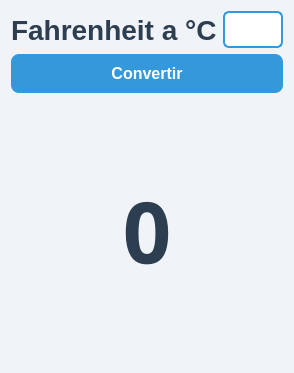
<?xml version="1.0" encoding="UTF-8"?>
<ui version="4.0">
 <class>Dialog</class>
 <widget class="QDialog" name="Dialog">
  <property name="geometry">
   <rect>
    <x>0</x>
    <y>0</y>
    <width>294</width>
    <height>373</height>
   </rect>
  </property>
  <property name="windowTitle">
   <string>Calculadora</string>
  </property>
  <property name="styleSheet">
   <string notr="true">QDialog {
    background-color: #f0f4f8; /* Fondo gris-azulado claro */
    border-radius: 10px;
}

QLabel {
    color: #2c3e50; /* Azul oscuro elegante */
    font-family: &quot;Segoe UI&quot;, &quot;Arial Black&quot;;
    font-size: 21pt;
    font-weight: bold;
}
QLabel#label_resultado {
    color: #2c3e50; /* Azul oscuro elegante */
    font-family: &quot;Segoe UI&quot;, &quot;Arial Black&quot;;
    font-size: 64pt;
    font-weight: bold;
}

QLineEdit {
    background-color: #ffffff;
    border: 2px solid #3498db; /* Azul vibrante */
    border-radius: 6px;
    padding: 6px;
    font-size: 12pt;
    color: #2c3e50;
}

QLineEdit:focus {
    border: 2px solid #1abc9c; /* Verde turquesa al enfocar */
    background-color: #ecf9f6;
}

QPushButton {
    background-color: #3498db; /* Azul principal */
    color: #ffffff;
    border: none;
    border-radius: 8px;
    padding: 10px 18px;
    font-size: 12pt;
    font-weight: bold;
}

QPushButton:hover {
    background-color: #2980b9; /* Azul más intenso */
}

QPushButton:pressed {
    background-color: #1f5a85; /* Azul profundo al presionar */
}

</string>
  </property>
  <layout class="QHBoxLayout" name="horizontalLayout">
   <item>
    <layout class="QVBoxLayout" name="verticalLayout">
     <item>
      <layout class="QGridLayout" name="gridLayout">
       <item row="0" column="1">
        <widget class="QLineEdit" name="edit_numero1"/>
       </item>
       <item row="0" column="0">
        <widget class="QLabel" name="label">
         <property name="text">
          <string>Fahrenheit a °C</string>
         </property>
        </widget>
       </item>
      </layout>
     </item>
     <item>
      <widget class="QPushButton" name="boton_sumar">
       <property name="text">
        <string>Convertir</string>
       </property>
      </widget>
     </item>
     <item>
      <widget class="QLabel" name="label_resultado">
       <property name="font">
        <font>
         <family>Segoe UI,Arial Black</family>
         <pointsize>64</pointsize>
         <weight>75</weight>
         <bold>true</bold>
        </font>
       </property>
       <property name="text">
        <string>0</string>
       </property>
       <property name="alignment">
        <set>Qt::AlignCenter</set>
       </property>
      </widget>
     </item>
    </layout>
   </item>
  </layout>
 </widget>
 <resources/>
 <connections/>
</ui>
